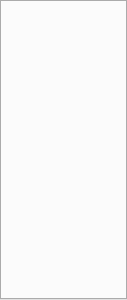
<?xml version="1.0" encoding="UTF-8"?>
<ui version="4.0">
 <class>tChannelRange</class>
 <widget class="QTabWidget" name="tChannelRange">
  <property name="geometry">
   <rect>
    <x>0</x>
    <y>0</y>
    <width>127</width>
    <height>300</height>
   </rect>
  </property>
  <property name="windowTitle">
   <string>TabWidget</string>
  </property>
 </widget>
 <resources/>
 <connections/>
</ui>
